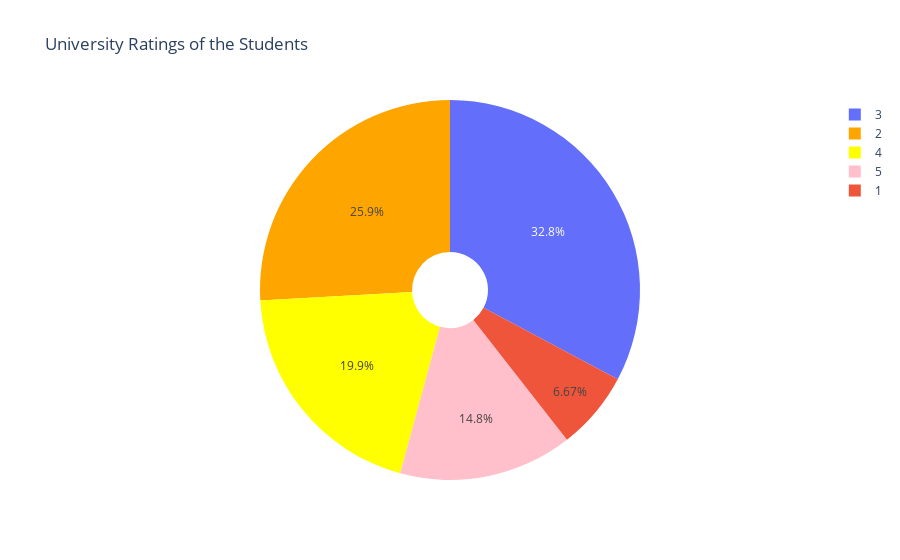

Write notebook code for a chart like this one.
### Code cell
# making a donut chart for the analysis of students with different university ratings

data_ur = data['University Rating'].value_counts()

label_re = data_ur.index
size_re = data_ur.values


trace = go.Pie(
         labels = label_re,
         values = size_re,
         marker = dict(colors = ['gold' 'lightgreen', 'orange', 'yellow', 'pink']),
         name = 'University Ratings',
         hole = 0.2)

df2 = [trace]

layout1 = go.Layout(
           title = 'University Ratings of the Students')
fig = go.Figure(data = df2, layout = layout1)
py.iplot(fig)

### Figure 1 — Plotly figure (JSON) as saved in the notebook; plotly's stock layout.template omitted (floating-point values rounded to 4 significant figures)
{"data": [{"hole": 0.2, "labels": [3, 2, 4, 5, 1], "marker": {"colors": ["goldlightgreen", "orange", "yellow", "pink"]}, "name": "University Ratings", "type": "pie", "values": [295, 233, 179, 133, 60]}], "layout": {"title": {"text": "University Ratings of the Students"}}}
